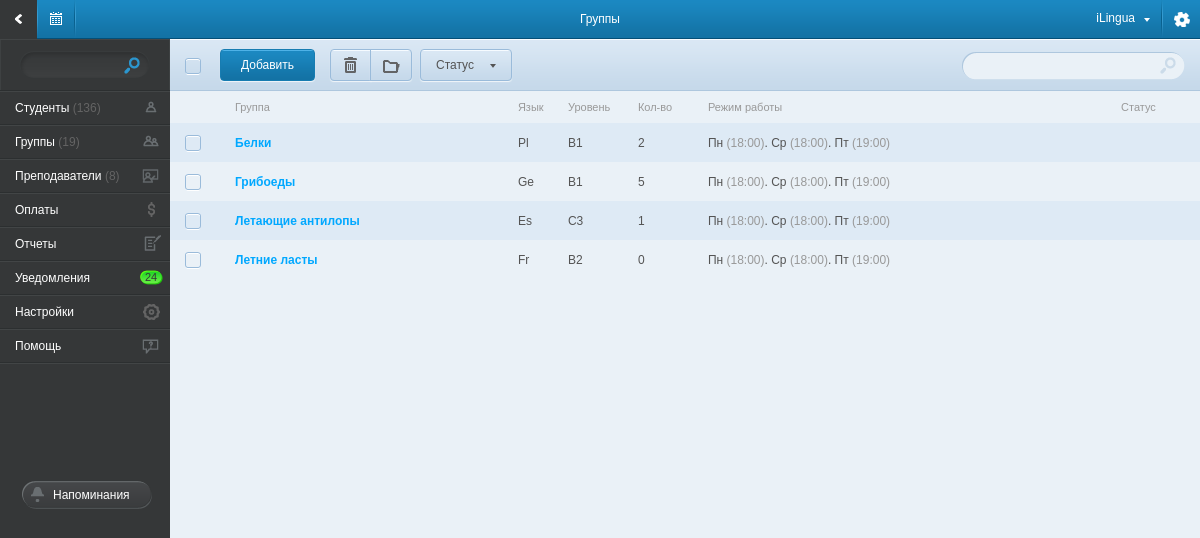
The page /groups/ on the database as committed earlier.
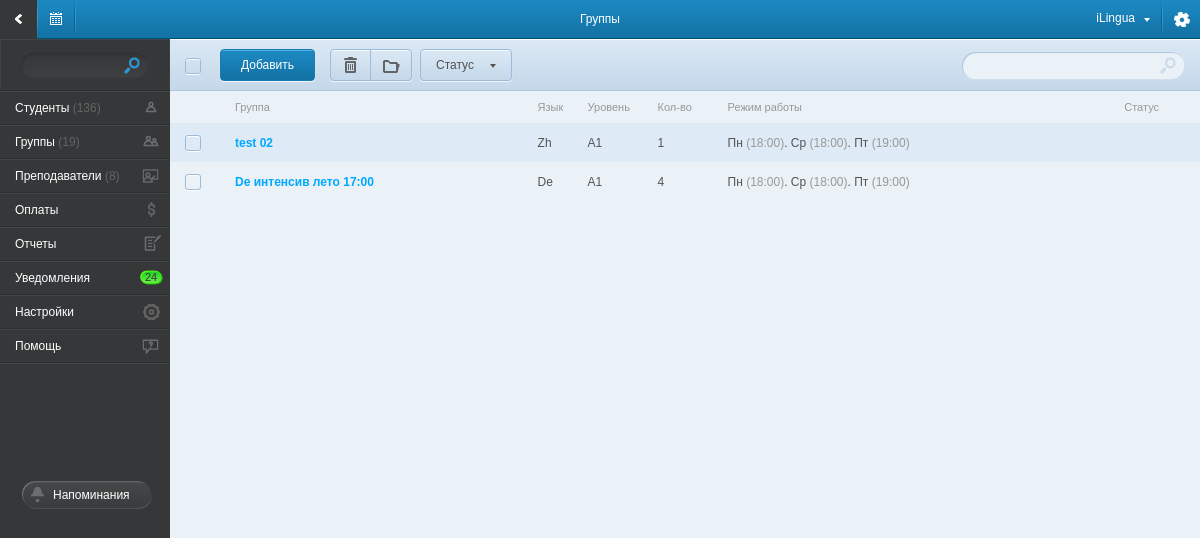
The same page on the database as committed later.
### tables this page shows
CREATE TABLE IF NOT EXISTS `school_groups` (
  `id` int(6) NOT NULL auto_increment,
  `name` varchar(100) NOT NULL,
  `lang_id` int(5) NOT NULL,
  `level_id` int(5) NOT NULL,
  `group_format_id` int(5) NOT NULL,
  `status` int(3) NOT NULL,
  PRIMARY KEY  (`id`)
);

CREATE TABLE IF NOT EXISTS `lang` (
  `id` int(5) NOT NULL auto_increment,
  `name` varchar(100) NOT NULL,
  `short_name` varchar(5) NOT NULL,
  PRIMARY KEY  (`id`)
);

CREATE TABLE IF NOT EXISTS `level` (
  `id` int(5) NOT NULL auto_increment,
  `name` varchar(20) NOT NULL,
  `descriptiion` varchar(255) NOT NULL,
  PRIMARY KEY  (`id`)
);

### application/controllers/main.php (called while the page is built, shortened)
<?php if ( ! defined('BASEPATH')) exit('No direct script access allowed');
class main extends CI_Controller{
    function __construct() {
        $this->load->database();
        $this->load->model('list_model',    'list');
        $this->load->model('student_model', 'student');
        $this->load->model('group_model',   'group');
        $this->load->model('payment_model', 'payment');
        $this->load->model('teacher_model', 'teacher');
        $this->load->model('schedule_model','schedule');
        $this->load->helper('valid_data');
        $this->load->helper('date_convert');
        $this->load->helper('student');
        $this->load->helper('other');
    }
    function groups(){
        $gp_data['groups_list']     = $this->group->get_groups();
        $main_data_ar['title']          = 'Группы';
        $main_data_ar['left_menu']      = $this->load->view('component/left_menu_view', '', TRUE);
        $main_data_ar['right_content']  = $this->load->view('page/groups_view', $gp_data, TRUE);
        $this->load->view('main_view', $main_data_ar );
    }
}

### index.php (called while the page is built, shortened)
<?php
require_once BASEPATH.'core/CodeIgniter.php';

### application/models/group_model.php (called while the page is built, shortened)
<?php if ( ! defined('BASEPATH')) exit('No direct script access allowed');
class group_model extends CI_Model{
    function get_groups(){
        $query = $this->db->query("
                                    SELECT
                                        school_groups.*, school_groups.id AS `group_id`, lang.name AS `lang_name`, lang.short_name AS `lang_sname`, level.name AS `level_name`,
                                        (SELECT
                                            COUNT(student.id)
                                            FROM
                                                `student`,`student_school_groups`
                                            WHERE
                                                student.id = student_school_groups.student_id
                                                AND
                                                student_school_groups.school_groups_id = `group_id`
                                         ) AS `cnt_student`
                                    FROM
                                        `school_groups`, `lang`, `level`
                                    WHERE
                                        school_groups.lang_id   = lang.id
                                        AND
                                        school_groups.level_id  = level.id
                                        AND
                                        school_groups.group_format_id != 1
                                    GROUP BY  school_groups.id
                                  ");
        foreach ( $query->result_array() as $row )
            $return_ar[] = $row;
        return $return_ar;
    }
}

### application/views/page/groups_view.php (the view, shortened to what this page needs)
<div id="right_content">
    <div id="fix_top_menu">
    <div id="content_top_block">
        <div id="group_top_block">
            <div id="check_all_block">
            </div>
            <a href="/add_group/" class="top_left_btn_action" style="left:50px;">Добавить</a>
            <a href="#" class="top_left_btn top_left_btn_left top_left_btn_del"         style="left:160px;"><div></div></a>
            <a href="#" class="top_left_btn top_left_btn_right top_left_btn_catalog"   style="left:200px;"><div></div></a>
            <a href="#" class="top_left_btn top_left_btn_list" style="left:250px; width: 75px;">
                <div>Статус</div>
            </a>
            <div class="filter_group_top">
                <input type="text" name="group_filter" id="group_filter" />
            </div>
        </div>
    </div>
    </div>
    <table class="group_tbl">
        <tr class="group_first_tr">
            <td style="width: 35px;"></td>
            <td style="width: 30px;"></td>
            <td>Группа</td>
            <td style="width: 50px;">Язык</td>
            <td style="width: 70px;">Уровень</td>
            <td style="width: 70px;">Кол-во</td>
            <td>Режим работы</td>
            <td>Статус</td>
        </tr>
        <? foreach ($groups_list as $group_ar): ?>
            <tr>
                <td><input type="checkbox" name="tmp[]" /></td>
                <td class="group_tbl_star"></td>
                <td><a href="/group_cart/<?= $group_ar['id'] ?>/"><?= $group_ar['name'] ?></a></td>
                <td><?= $group_ar['lang_sname'] ?></td>
                <td><?= $group_ar['level_name'] ?></td>
                <td><?= $group_ar['cnt_student'] ?></td>
                <td>Пн <span>(18:00)</span>. Ср <span>(18:00)</span>. Пт <span>(19:00)</span></td>
                <td></td>
            </tr>
        <? endforeach; ?>
    </table>
</div>

### application/views/component/left_menu_view.php (shortened to what this page needs)
<div id="left_menu">
    <div id="left_menu_relative">
        <div class="left_menu_width">
            <div id="left_menu_search">
                <form action="#" method="post">
                    <input type="text" name="search" />
                </form>
            </div>
            <a class="left_menu_btn" href="/students/" >
                Студенты
                <span>(136)</span>
                <span id="bg_left_menu_student" class="left_manu_img"></span>
            </a>
            <a class="left_menu_btn" href="/groups/" >
                Группы
                <span>(19)</span>
                <span id="bg_left_menu_groups" class="left_manu_img"></span>
            </a>
            <a class="left_menu_btn" href="/teachers/" >
                Преподаватели
                <span>(8)</span>
                <span id="bg_left_menu_teacher" class="left_manu_img"></span>
            </a>
            <a class="left_menu_btn" href="/payment/" >
                Оплаты
                <span id="bg_left_menu_pay" class="left_manu_img"></span>
            </a>
            <a class="left_menu_btn" href="" >
                Отчеты
                <span id="bg_left_menu_report" class="left_manu_img"></span>
            </a>
            <a class="left_menu_btn" href="" >
                Уведомления
                <span id="bg_left_menu_ticket" class="left_manu_img">24</span>
            </a>
            <a class="left_menu_btn" href="" >
                Настройки
                <span id="bg_left_menu_options" class="left_manu_img"></span>
            </a>
            <a class="left_menu_btn" href="" >
                Помощь
                <span id="bg_left_menu_help" class="left_manu_img"></span>
            </a>
            <a href="#" id="left_menu_memo_btn" >Напоминания</a>
        </div>
    </div>
</div>

### application/views/main_view.php (shortened to what this page needs)
<!DOCTYPE HTML PUBLIC "-//W3C//DTD HTML 4.01 Transitional//EN" "http://www.w3.org/TR/html4/loose.dtd">
<html>
    <head>
        <link rel="stylesheet" type="text/css" href="/css/reset.css" />
        <link rel="stylesheet" type="text/css" href="/css/ezmark.css" />
        <link rel="stylesheet" type="text/css" href="/css/chosen.css" />
        <link rel="stylesheet" type="text/css" href="/css/flick/jquery-ui-1.8.18.custom.css" />
        <link rel="stylesheet" type="text/css" href="/css/jquery.jscrollpane.css" />
        <link rel="stylesheet" type="text/css" href="/css/main.css" />
    </head>
    <body>
        <center>
            <div id="main">
                <div id="top_block">
                    <h1><? if( isset($title) ) echo $title?></h1>
                    <div id="top_option_btn"></div>
                    <div id="top_calendar_btn" onclick="document.location.href='/schedule/realy/'"></div>
                    <div id="top_back_btn"></div>
                    <div id="top_sitename_btn" class="show_slide_list">
                        iLingua
                    </div>
                </div>
                <div id="center">
                      <?=$left_menu?>
                    <?=$right_content?>
                </div>
            </div>
        </center>
    </body>
</html>

Rows that differ between the two databases and show on the page:
removed school_groups: name "Белки", lang.short_name "Pl", level.name "B1", cnt_student "2"
removed school_groups: name "Грибоеды", lang.short_name "Ge", level.name "B1", cnt_student "5"
removed school_groups: name "Летающие антилопы", lang.short_name "Es", level.name "C3", cnt_student "1"
removed school_groups: name "Летние ласты", lang.short_name "Fr", level.name "B2", cnt_student "0"
added school_groups: name "test 02", lang.short_name "Zh", level.name "A1", cnt_student "1"
added school_groups: name "De интенсив лето 17:00", lang.short_name "De", level.name "A1", cnt_student "4"
